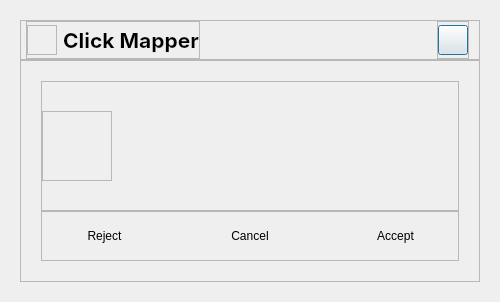
<?xml version="1.0" encoding="UTF-8"?>
<ui version="4.0">
 <class>Dialog</class>
 <widget class="QDialog" name="Dialog">
  <property name="geometry">
   <rect>
    <x>0</x>
    <y>0</y>
    <width>500</width>
    <height>302</height>
   </rect>
  </property>
  <property name="windowTitle">
   <string>Dialog</string>
  </property>
  <property name="styleSheet">
   <string notr="true">#Dialog{
background-color: transparent;
}

#widget {
background-color: #111111;
}

#TitleBar {
background-color: #212121;
}
#Title {
	color: white;
	font: bold 16pt &quot;Inter&quot;;
}

#TitleIcon {
	border-image: url(:/Favicon/favicon/icon_64x64.png)
}
#TitleBarBtns &gt; QPushButton {
	max-width: 30px;
	max-height: 30px;
}

#BtnClose { border-image: url(:/TitleBar/title_bar/ClsBtn.svg); }
#BtnClose:hover { border-image: url(:/TitleBar/title_bar/ClsBtn_Hov.svg); }
#BtnClose:pressed { border-image: url(:/TitleBar/title_bar/ClsBtn_Act.svg); }


#DialogText {
font: 16pt &quot;Inter&quot;;
color: #aaaaaa;
margin-bottom: 10px
}

#DialogButtons &gt; QPushButton {
	background-color: #404040;
	border: 0px;
	padding: 8px 10px;
	color: white;
	font: 200 15pt &quot;Inter&quot;;
	border-radius: 10px;
}
#DialogButtons &gt; QPushButton:hover {
	background-color: #505050;
}
#DialogButtons &gt; QPushButton:pressed {
	background-color: #606060;
}


#DialogIcon {
border-image: url(:/Dialog/dialog/Warn.svg);
}</string>
  </property>
  <layout class="QVBoxLayout" name="verticalLayout">
   <property name="spacing">
    <number>0</number>
   </property>
   <property name="leftMargin">
    <number>20</number>
   </property>
   <property name="topMargin">
    <number>20</number>
   </property>
   <property name="rightMargin">
    <number>20</number>
   </property>
   <property name="bottomMargin">
    <number>20</number>
   </property>
   <item>
    <widget class="QWidget" name="widget" native="true">
     <layout class="QVBoxLayout" name="verticalLayout_2">
      <property name="spacing">
       <number>0</number>
      </property>
      <property name="leftMargin">
       <number>0</number>
      </property>
      <property name="topMargin">
       <number>0</number>
      </property>
      <property name="rightMargin">
       <number>0</number>
      </property>
      <property name="bottomMargin">
       <number>0</number>
      </property>
      <item>
       <widget class="QFrame" name="TitleBar">
        <property name="maximumSize">
         <size>
          <width>16777215</width>
          <height>40</height>
         </size>
        </property>
        <property name="frameShape">
         <enum>QFrame::StyledPanel</enum>
        </property>
        <property name="frameShadow">
         <enum>QFrame::Raised</enum>
        </property>
        <layout class="QHBoxLayout" name="horizontalLayout_2">
         <property name="spacing">
          <number>0</number>
         </property>
         <property name="leftMargin">
          <number>5</number>
         </property>
         <property name="topMargin">
          <number>0</number>
         </property>
         <property name="rightMargin">
          <number>10</number>
         </property>
         <property name="bottomMargin">
          <number>0</number>
         </property>
         <item>
          <widget class="QFrame" name="TitleContainer">
           <property name="minimumSize">
            <size>
             <width>0</width>
             <height>0</height>
            </size>
           </property>
           <property name="maximumSize">
            <size>
             <width>16777215</width>
             <height>16777215</height>
            </size>
           </property>
           <property name="frameShape">
            <enum>QFrame::StyledPanel</enum>
           </property>
           <property name="frameShadow">
            <enum>QFrame::Raised</enum>
           </property>
           <layout class="QHBoxLayout" name="horizontalLayout">
            <property name="leftMargin">
             <number>0</number>
            </property>
            <property name="topMargin">
             <number>0</number>
            </property>
            <property name="rightMargin">
             <number>0</number>
            </property>
            <property name="bottomMargin">
             <number>0</number>
            </property>
            <item>
             <widget class="QFrame" name="TitleIcon">
              <property name="minimumSize">
               <size>
                <width>30</width>
                <height>30</height>
               </size>
              </property>
              <property name="maximumSize">
               <size>
                <width>30</width>
                <height>30</height>
               </size>
              </property>
              <property name="autoFillBackground">
               <bool>false</bool>
              </property>
              <property name="frameShape">
               <enum>QFrame::StyledPanel</enum>
              </property>
              <property name="frameShadow">
               <enum>QFrame::Raised</enum>
              </property>
             </widget>
            </item>
            <item>
             <widget class="QLabel" name="Title">
              <property name="font">
               <font>
                <family>Inter</family>
                <pointsize>16</pointsize>
                <weight>75</weight>
                <italic>false</italic>
                <bold>true</bold>
                <kerning>false</kerning>
               </font>
              </property>
              <property name="lineWidth">
               <number>1</number>
              </property>
              <property name="text">
               <string>Click Mapper</string>
              </property>
              <property name="textFormat">
               <enum>Qt::PlainText</enum>
              </property>
              <property name="scaledContents">
               <bool>false</bool>
              </property>
              <property name="alignment">
               <set>Qt::AlignCenter</set>
              </property>
              <property name="wordWrap">
               <bool>false</bool>
              </property>
              <property name="margin">
               <number>0</number>
              </property>
              <property name="indent">
               <number>0</number>
              </property>
             </widget>
            </item>
           </layout>
          </widget>
         </item>
         <item>
          <spacer name="horizontalSpacer">
           <property name="orientation">
            <enum>Qt::Horizontal</enum>
           </property>
           <property name="sizeHint" stdset="0">
            <size>
             <width>125</width>
             <height>20</height>
            </size>
           </property>
          </spacer>
         </item>
         <item>
          <widget class="QFrame" name="TitleBarBtns">
           <property name="minimumSize">
            <size>
             <width>0</width>
             <height>0</height>
            </size>
           </property>
           <property name="maximumSize">
            <size>
             <width>16777215</width>
             <height>16777215</height>
            </size>
           </property>
           <property name="frameShape">
            <enum>QFrame::StyledPanel</enum>
           </property>
           <property name="frameShadow">
            <enum>QFrame::Raised</enum>
           </property>
           <property name="lineWidth">
            <number>0</number>
           </property>
           <layout class="QHBoxLayout" name="horizontalLayout_4">
            <property name="spacing">
             <number>10</number>
            </property>
            <property name="leftMargin">
             <number>0</number>
            </property>
            <property name="topMargin">
             <number>0</number>
            </property>
            <property name="rightMargin">
             <number>0</number>
            </property>
            <property name="bottomMargin">
             <number>0</number>
            </property>
            <item>
             <widget class="QPushButton" name="BtnClose">
              <property name="minimumSize">
               <size>
                <width>30</width>
                <height>30</height>
               </size>
              </property>
              <property name="maximumSize">
               <size>
                <width>30</width>
                <height>30</height>
               </size>
              </property>
              <property name="cursor">
               <cursorShape>PointingHandCursor</cursorShape>
              </property>
              <property name="text">
               <string/>
              </property>
             </widget>
            </item>
           </layout>
          </widget>
         </item>
        </layout>
       </widget>
      </item>
      <item>
       <widget class="QFrame" name="Content">
        <property name="frameShape">
         <enum>QFrame::StyledPanel</enum>
        </property>
        <property name="frameShadow">
         <enum>QFrame::Raised</enum>
        </property>
        <layout class="QVBoxLayout" name="verticalLayout_3">
         <property name="spacing">
          <number>0</number>
         </property>
         <property name="leftMargin">
          <number>20</number>
         </property>
         <property name="topMargin">
          <number>20</number>
         </property>
         <property name="rightMargin">
          <number>20</number>
         </property>
         <property name="bottomMargin">
          <number>20</number>
         </property>
         <item>
          <widget class="QFrame" name="DialogContent">
           <property name="frameShape">
            <enum>QFrame::StyledPanel</enum>
           </property>
           <property name="frameShadow">
            <enum>QFrame::Raised</enum>
           </property>
           <layout class="QHBoxLayout" name="horizontalLayout_5">
            <property name="spacing">
             <number>0</number>
            </property>
            <property name="leftMargin">
             <number>0</number>
            </property>
            <property name="topMargin">
             <number>0</number>
            </property>
            <property name="rightMargin">
             <number>0</number>
            </property>
            <property name="bottomMargin">
             <number>0</number>
            </property>
            <item>
             <widget class="QFrame" name="DialogIcon">
              <property name="minimumSize">
               <size>
                <width>70</width>
                <height>70</height>
               </size>
              </property>
              <property name="maximumSize">
               <size>
                <width>70</width>
                <height>70</height>
               </size>
              </property>
              <property name="frameShape">
               <enum>QFrame::StyledPanel</enum>
              </property>
              <property name="frameShadow">
               <enum>QFrame::Raised</enum>
              </property>
             </widget>
            </item>
            <item>
             <widget class="QLabel" name="DialogText">
              <property name="sizePolicy">
               <sizepolicy hsizetype="Preferred" vsizetype="Minimum">
                <horstretch>0</horstretch>
                <verstretch>0</verstretch>
               </sizepolicy>
              </property>
              <property name="text">
               <string/>
              </property>
              <property name="alignment">
               <set>Qt::AlignJustify|Qt::AlignVCenter</set>
              </property>
              <property name="wordWrap">
               <bool>true</bool>
              </property>
             </widget>
            </item>
           </layout>
          </widget>
         </item>
         <item>
          <widget class="QFrame" name="DialogButtons">
           <property name="maximumSize">
            <size>
             <width>16777215</width>
             <height>50</height>
            </size>
           </property>
           <property name="frameShape">
            <enum>QFrame::StyledPanel</enum>
           </property>
           <property name="frameShadow">
            <enum>QFrame::Raised</enum>
           </property>
           <layout class="QHBoxLayout" name="horizontalLayout_3">
            <property name="spacing">
             <number>20</number>
            </property>
            <property name="leftMargin">
             <number>0</number>
            </property>
            <property name="topMargin">
             <number>0</number>
            </property>
            <property name="rightMargin">
             <number>0</number>
            </property>
            <property name="bottomMargin">
             <number>0</number>
            </property>
            <item>
             <widget class="QPushButton" name="BtnReject">
              <property name="cursor">
               <cursorShape>PointingHandCursor</cursorShape>
              </property>
              <property name="text">
               <string>Reject</string>
              </property>
              <property name="autoDefault">
               <bool>false</bool>
              </property>
              <property name="flat">
               <bool>true</bool>
              </property>
             </widget>
            </item>
            <item>
             <widget class="QPushButton" name="BtnCancel">
              <property name="cursor">
               <cursorShape>PointingHandCursor</cursorShape>
              </property>
              <property name="text">
               <string>Cancel</string>
              </property>
              <property name="autoDefault">
               <bool>false</bool>
              </property>
              <property name="flat">
               <bool>true</bool>
              </property>
             </widget>
            </item>
            <item>
             <widget class="QPushButton" name="BtnAccept">
              <property name="cursor">
               <cursorShape>PointingHandCursor</cursorShape>
              </property>
              <property name="text">
               <string>Accept</string>
              </property>
              <property name="autoDefault">
               <bool>false</bool>
              </property>
              <property name="flat">
               <bool>true</bool>
              </property>
             </widget>
            </item>
           </layout>
          </widget>
         </item>
        </layout>
       </widget>
      </item>
     </layout>
    </widget>
   </item>
  </layout>
 </widget>
 <resources>
  <include location="../images/resources.qrc"/>
 </resources>
 <connections/>
</ui>
